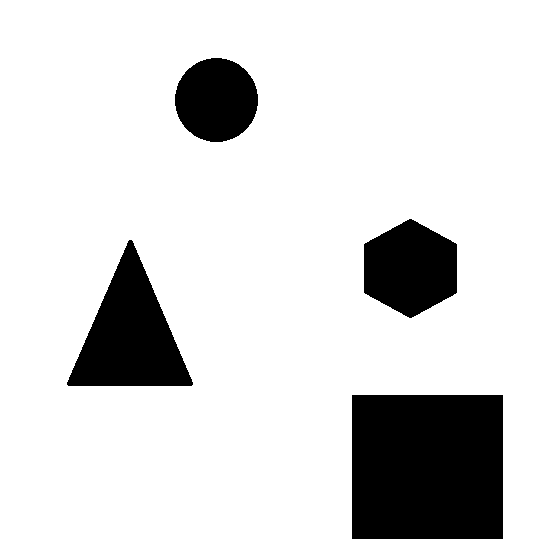
#> input picture 1. Capturing an object/source/img/sample0.png, 550 x 550 px; its folder holds only this picture in this run
$ python source.py
#> lines starting #> are read from the running program, lines starting #| are printed output that depends on the picture; after the words box and inside, x2 and y2 are one past the last pixel; in counts of white or black regions, pixels touching at a corner belong together
import os
import sys
import matplotlib.pyplot as plt
import matplotlib.patches as patches
import matplotlib.colors as colors
import numpy as np
import math
import matplotlib

matplotlib.use('TkAgg')

MAX_INT = sys.maxsize
MIN_INT = -1 * sys.maxsize

state = 0


def show(sample_name):
#> called with sample_name = 'img/sample0.png'
    img = plt.imread(sample_name)
#> img is the input picture: shape (550, 550, 3) float32; values 0 (black) and 1 (white), 85.5% white; 4 black regions, box (x1, y1, x2, y2) and area: (352, 395, 503, 539) 21744, (67, 240, 193, 386) 9611, (364, 219, 457, 318) 6919, (175, 58, 258, 142) 5459
    r, g, b = img[:, :, 0], img[:, :, 1], img[:, :, 2]

    # weighted method to convert RGB(a) to Grayscale
    # also use constant thresholding - 0.5
    gray_scale = (0.33 * r + 0.33 * g + 0.33 * b) > 0.5

    small_patches = []

    window_size = 15

    x_sq = 0

    nodes_count = int(550 / window_size)
    visited_nodes = np.full((nodes_count, nodes_count), 0)
    nodes = np.full((nodes_count, nodes_count), 0)

    # function to iterate  through all pixels in the capture window
    def contains(x_start, x_end, y_start, y_end):

        # extra condition to not access out of bound index
        # don't want to review algo implementation...
        if x_end > 550:
            x_end = 550
        if y_end > 550:
            y_end = 550

        for x in range(x_start, x_end):
            for y in range(y_start, y_end):
                if not gray_scale[x, y]:
                    return True
        return False

    while (x_sq + 1) * window_size <= 550:
        y_sq = 0
        while (y_sq + 1) * window_size <= 550:
            if contains(x_sq * window_size, (x_sq + 1) * window_size, y_sq * window_size, (y_sq + 1) * window_size):
                nodes[x_sq, y_sq] = True
                square = patches.Rectangle(
                    (y_sq * window_size, x_sq * window_size), window_size, window_size, alpha=0.5)
                small_patches.append(square)

            y_sq = y_sq + 1
        x_sq = x_sq + 1

    fig, ax = plt.subplots()

    shapes_colors = [i[0] for i in colors.TABLEAU_COLORS.items()]
    shape_index = 0
    shapes = []

    class Shape:
        def __init__(self, x_min, x_max, y_min, y_max, w_size, name):
            self.x_min = x_min * w_size
            self.x_max = x_max * w_size
            self.y_min = y_min * w_size
            self.y_max = y_max * w_size
            self.w_size = w_size
            self.x_center = int(((x_min + 1) * w_size + x_max * w_size) / 2)
            self.y_center = int(((y_min + 1) * w_size + y_max * w_size) / 2)
            self.name = name

        def get_height(self):
            return self.x_max - self.x_min + self.w_size

        def get_width(self):
            return self.y_max - self.y_min + self.w_size

    def visit_node(x, y, x_min, x_max, y_min, y_max):

        if x < 0 or x >= nodes_count or y < 0 or y >= nodes_count:
            return MAX_INT, MIN_INT, MAX_INT, MIN_INT

        if visited_nodes[x, y] or not nodes[x, y]:
            return MAX_INT, MIN_INT, MAX_INT, MIN_INT

        visited_nodes[x, y] = True

        (x_min1, x_max1, y_min1, y_max1) = visit_node(x + 1, y, x_min, x + 1, y_min, y_max)
        (x_min2, x_max2, y_min2, y_max2) = visit_node(x, y + 1, x_min, x_max, y_min, y + 1)
        (x_min3, x_max3, y_min3, y_max3) = visit_node(x - 1, y, x - 1, x_max, y_min, y_max)
        (x_min4, x_max4, y_min4, y_max4) = visit_node(x, y - 1, x_min, x_max, y - 1, y_max)

        return (
            min(x_min, x_min1, x_min2, x_min3, x_min4),
            max(x_max, x_max1, x_max2, x_max3, x_max4),
            min(y_min, y_min1, y_min2, y_min3, y_min4),
            max(y_max, y_max1, y_max2, y_max3, y_max4))

    for x in range(0, nodes_count):
        for y in range(0, nodes_count):
            # skip if we already detect this object
            if nodes[x, y] and not visited_nodes[x, y]:
                (x_min, x_max, y_min, y_max) = visit_node(x, y, x, x, y, y)

                visited_shape = Shape(x_min, x_max, y_min, y_max, window_size, shapes_colors[shape_index])

                # rectangle patch
                square_patch = patches.Rectangle(
                    (visited_shape.y_min, visited_shape.x_min), visited_shape.get_width(),
                    visited_shape.get_height(), color=shapes_colors[shape_index], alpha=0.7)
                ax.add_patch(square_patch)

                # dot
                plt.plot(visited_shape.y_center, visited_shape.x_center, 'go')

                visited_nodes[x, y] = True
                shapes.append(visited_shape)
                shape_index += 1

    ax.set_xlabel("x")
    ax.set_ylabel("y")

    for patch in small_patches:
        ax.add_patch(patch)

    plt.imshow(img)
    plt.show()
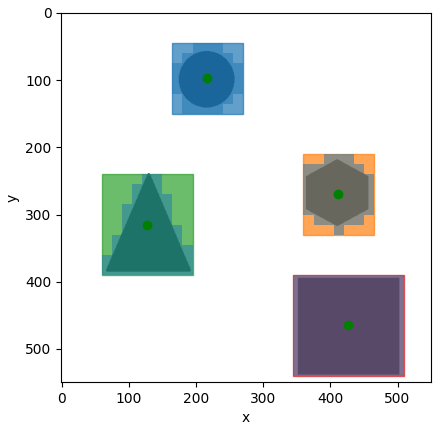
#> figure drawn by matplotlib, 1 panel
    return shapes


def calc_and_print_distance(shape1, shape2):
    distance = math.sqrt(math.pow(shape1.x_center - shape2.x_center, 2)
                         + math.pow(shape1.y_center - shape2.y_center, 2))

    print("Shape {} | Shape {} | Distance {}".format(shape1.name, shape2.name, distance))


image_count = len(os.listdir("./img"))
index = 0

# [6 lines of commented-out code are left out]

while True:
    shapes = show("img/sample{}.png".format(index))
    distances = [calc_and_print_distance(shapes[p1], shapes[p2])
                 for p1 in range(len(shapes))
                 for p2 in range(p1 + 1, len(shapes))]

#> (the run stopped early here; a loop or call above may not have finished)
